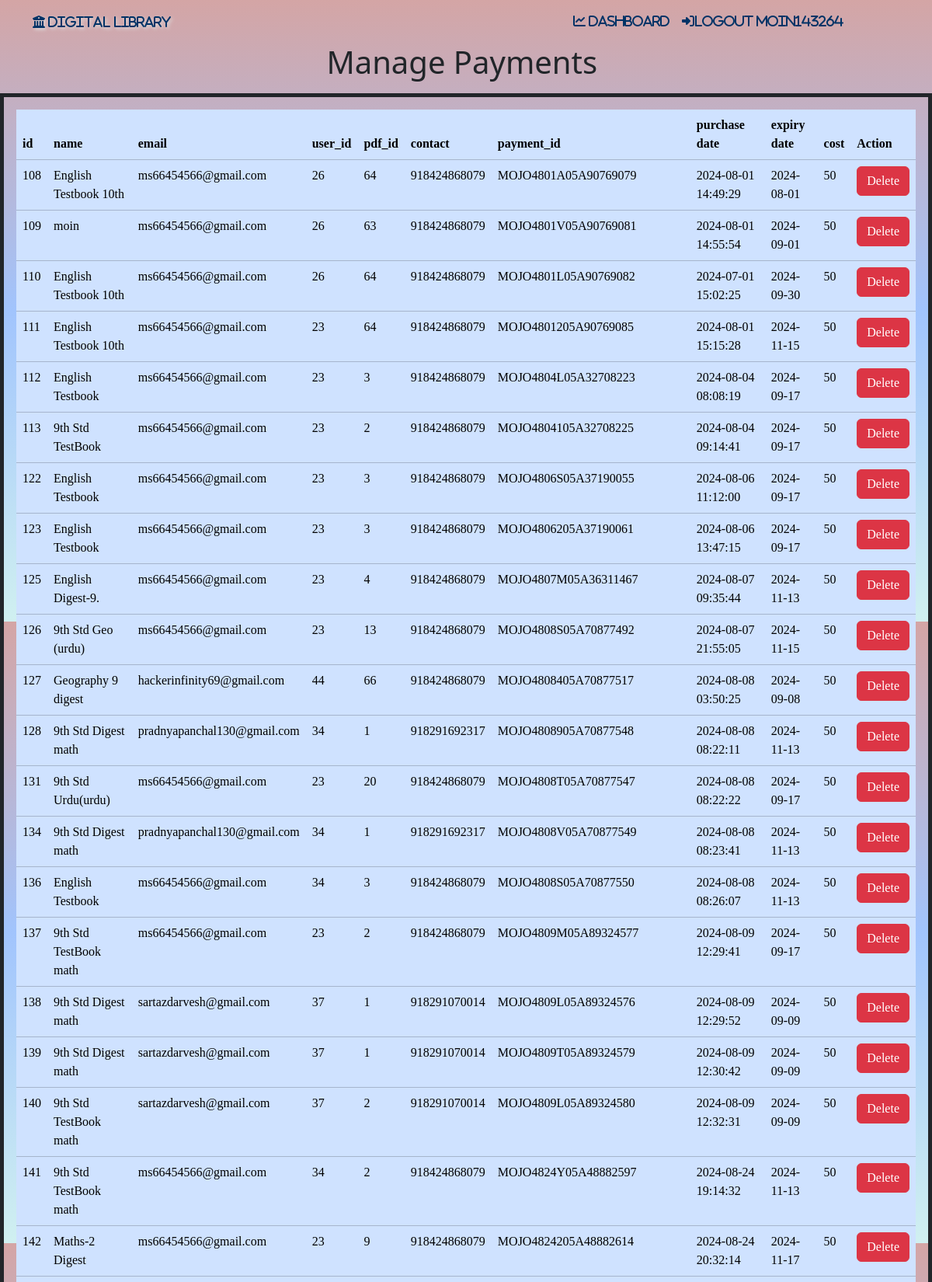
/admin/images/payment_manage.php (signed in, upper part), run on the app's committed database.
### tables this page shows
CREATE TABLE `payments` (
  `id` int(11) NOT NULL,
  `name` varchar(255) NOT NULL,
  `email` varchar(1000) NOT NULL,
  `cost` int(11) NOT NULL,
  `contact` varchar(1000) NOT NULL,
  `payment_id` varchar(255) NOT NULL,
  `date_one_month_later` date NOT NULL,
  `user_id` int(11) NOT NULL,
  `pdf_id` int(11) NOT NULL,
  `purchase_time` datetime DEFAULT current_timestamp()
);

### admin/images/payment_manage.php (the view, shortened to what this page needs)
<!DOCTYPE html>
<html lang="en">
  <head>
    <link
      href="https://cdn.jsdelivr.net/npm/bootstrap@5.3.2/dist/css/bootstrap.min.css"
      rel="stylesheet"
    />
    <link
      rel="stylesheet"
      href="https://cdnjs.cloudflare.com/ajax/libs/font-awesome/5.15.4/css/all.min.css"
    />
  </head>
  <body
    class="ocean-breeze"
  >
    <header>
      <nav class="navbar navbar-expand-sm">
        <div class="container">
        <span
        class='fa-solid'
            style="
              color: #003366;
              text-shadow: 2px 2px 4px #ddd;
              text-shadow: #ddd;
            "
          >
          <i class="fas fa-university" style="font-size: 1.0em; color: #003366;">   Digital  Library</i>
          </span>
          <div class="collapse navbar-collapse" id="collapsibleNavId">
            <ul class="navbar-nav ms-auto mt-2 mt-lg-0 mx-5">
            <li class="nav-item">
                <a class="nav-link" href="index.php"
                  ><div class="icon">
                    <i style="color: #003366" class="fa-solid fa-chart-line">
                      Dashboard</i
                    >
                  </div>
                </a>
              </li>
              <li class="nav-item me-3">
                <a class="nav-link active" href="Admin_logout.php"
                  ><div class="sign-in">
                    <i
                      style="color: #003366"
                      class="fa-solid fa-right-to-bracket "
                    >logout <?php echo isset($_SESSION["logged"]) ? $_SESSION["logged"] : ''; ?></i>
                  </div>
                </a>
              </li>
            </ul>
          </div>
        </div>
      </nav>
    </header>
    <main>
    <?php
include "conn.php";
$sql="select * from payments;";
$result=mysqli_query($conn,$sql);
if (mysqli_num_rows($result)>0) {
    echo "
    <h1 class='text-center'>Manage Payments  <i class='fa-solid fa-bottom-to-bracket' aria-hidden='true'></i></h1>
    <div
        class='container-fluid my-3 p-3 border border-5 border-dark'
    >
        <div
            class='table-responsive'
        >
            <table
                class='table table-primary'
            >
                <thead>
                    <tr>
                        <th scope='col'>id</th>
                        <th scope='col'>name</th>
                        <th scope='col'>email</th>
                        <th scope='col'>user_id</th>
                        <th scope='col'>pdf_id</th>
                        <th scope='col'>contact</th>
                        <th scope='col'>payment_id</th>
                        <th scope='col'>purchase date</th>
                        <th scope='col'>expiry date</th>
                        <th scope='col'>cost</th>
                        <th scope='col'>Action</th>
                    </tr>
                </thead>
                <tbody>";
    while ($rows = mysqli_fetch_assoc($result)) {
        echo "
        <tr class=''>
            <td scope='row'>{$rows['id']}</td>
            <td>{$rows['name']}</td>
            <td>{$rows['email']}</td>
            <td>{$rows['user_id']}</td>
            <td>{$rows['pdf_id']}</td>
            <td scope='row'>{$rows['contact']}</td>
            <td>{$rows['payment_id']}</td>
            <td>{$rows['purchase_time']}</td>
            <td>{$rows['date_one_month_later']}</td>
            <td>{$rows['cost']}</td>
            <td scope='row'>
                <a
                    name=''
                    id=''
                    class='btn btn-danger'
                    href='del_pay.php?id={$rows['id']}'
                    role='button'
                    >Delete</a
                >
    </td>
        </tr>";
    }
    echo "
    </tbody>
</table>
</div>
</div>
";
} else {
    echo "something Went Wrong".mysqli_error($conn);
}
?>
    </main>
  </body>
</html>

### admin/images/payment_manage.php (style rules this page uses)
body, form, .container-fluid, .navbar , footer { font-family: fantasy; }
.ocean-breeze { background: linear-gradient(to top, #d0f0f0, #a1c4fd 50%, #d4a5a5); height: 100vh; }

### data on the page
payments: id "108", name "English Testbook 10th", email "ms66454566@gmail.com", user "26", pdf "64", contact "918424868079", payment "MOJO4801A05A90769079", purchase_time "2024-08-01 14:49:29", date_one_month_later "2024-08-01", cost "50"
payments: id "109", name "moin", email "ms66454566@gmail.com", user "26", pdf "63", contact "918424868079", payment "MOJO4801V05A90769081", purchase_time "2024-08-01 14:55:54", date_one_month_later "2024-09-01", cost "50"
payments: id "110", name "English Testbook 10th", email "ms66454566@gmail.com", user "26", pdf "64", contact "918424868079", payment "MOJO4801L05A90769082", purchase_time "2024-07-01 15:02:25", date_one_month_later "2024-09-30", cost "50"
payments: id "111", name "English Testbook 10th", email "ms66454566@gmail.com", user "23", pdf "64", contact "918424868079", payment "MOJO4801205A90769085", purchase_time "2024-08-01 15:15:28", date_one_month_later "2024-11-15", cost "50"
payments: id "112", name "English Testbook", email "ms66454566@gmail.com", user "23", pdf "3", contact "918424868079", payment "MOJO4804L05A32708223", purchase_time "2024-08-04 08:08:19", date_one_month_later "2024-09-17", cost "50"
payments: id "113", name "9th Std TestBook", email "ms66454566@gmail.com", user "23", pdf "2", contact "918424868079", payment "MOJO4804105A32708225", purchase_time "2024-08-04 09:14:41", date_one_month_later "2024-09-17", cost "50"
payments: id "122", name "English Testbook", email "ms66454566@gmail.com", user "23", pdf "3", contact "918424868079", payment "MOJO4806S05A37190055", purchase_time "2024-08-06 11:12:00", date_one_month_later "2024-09-17", cost "50"
payments: id "123", name "English Testbook", email "ms66454566@gmail.com", user "23", pdf "3", contact "918424868079", payment "MOJO4806205A37190061", purchase_time "2024-08-06 13:47:15", date_one_month_later "2024-09-17", cost "50"
payments: id "125", name "English Digest-9.", email "ms66454566@gmail.com", user "23", pdf "4", contact "918424868079", payment "MOJO4807M05A36311467", purchase_time "2024-08-07 09:35:44", date_one_month_later "2024-11-13", cost "50"
payments: id "126", name "9th Std Geo (urdu)", email "ms66454566@gmail.com", user "23", pdf "13", contact "918424868079", payment "MOJO4808S05A70877492", purchase_time "2024-08-07 21:55:05", date_one_month_later "2024-11-15", cost "50"
payments: id "127", name "Geography 9 digest", email "hackerinfinity69@gmail.com", user "44", pdf "66", contact "918424868079", payment "MOJO4808405A70877517", purchase_time "2024-08-08 03:50:25", date_one_month_later "2024-09-08", cost "50"
payments: id "128", name "9th Std Digest math", email "pradnyapanchal130@gmail.com", user "34", pdf "1", contact "918291692317", payment "MOJO4808905A70877548", purchase_time "2024-08-08 08:22:11", date_one_month_later "2024-11-13", cost "50"
payments: id "131", name "9th Std Urdu(urdu)", email "ms66454566@gmail.com", user "23", pdf "20", contact "918424868079", payment "MOJO4808T05A70877547", purchase_time "2024-08-08 08:22:22", date_one_month_later "2024-09-17", cost "50"
payments: id "134", name "9th Std Digest math", email "pradnyapanchal130@gmail.com", user "34", pdf "1", contact "918291692317", payment "MOJO4808V05A70877549", purchase_time "2024-08-08 08:23:41", date_one_month_later "2024-11-13", cost "50"
payments: id "136", name "English Testbook", email "ms66454566@gmail.com", user "34", pdf "3", contact "918424868079", payment "MOJO4808S05A70877550", purchase_time "2024-08-08 08:26:07", date_one_month_later "2024-11-13", cost "50"
payments: id "137", name "9th Std TestBook math", email "ms66454566@gmail.com", user "23", pdf "2", contact "918424868079", payment "MOJO4809M05A89324577", purchase_time "2024-08-09 12:29:41", date_one_month_later "2024-09-17", cost "50"
payments: id "138", name "9th Std Digest math", email "sartazdarvesh@gmail.com", user "37", pdf "1", contact "918291070014", payment "MOJO4809L05A89324576", purchase_time "2024-08-09 12:29:52", date_one_month_later "2024-09-09", cost "50"
payments: id "139", name "9th Std Digest math", email "sartazdarvesh@gmail.com", user "37", pdf "1", contact "918291070014", payment "MOJO4809T05A89324579", purchase_time "2024-08-09 12:30:42", date_one_month_later "2024-09-09", cost "50"
payments: id "140", name "9th Std TestBook math", email "sartazdarvesh@gmail.com", user "37", pdf "2", contact "918291070014", payment "MOJO4809L05A89324580", purchase_time "2024-08-09 12:32:31", date_one_month_later "2024-09-09", cost "50"
payments: id "141", name "9th Std TestBook math", email "ms66454566@gmail.com", user "34", pdf "2", contact "918424868079", payment "MOJO4824Y05A48882597", purchase_time "2024-08-24 19:14:32", date_one_month_later "2024-11-13", cost "50"
payments: id "142", name "Maths-2 Digest", email "ms66454566@gmail.com", user "23", pdf "9", contact "918424868079", payment "MOJO4824205A48882614", purchase_time "2024-08-24 20:32:14", date_one_month_later "2024-11-17", cost "50"

### other printed values
$_SESSION["logged"] "Moin143264"
